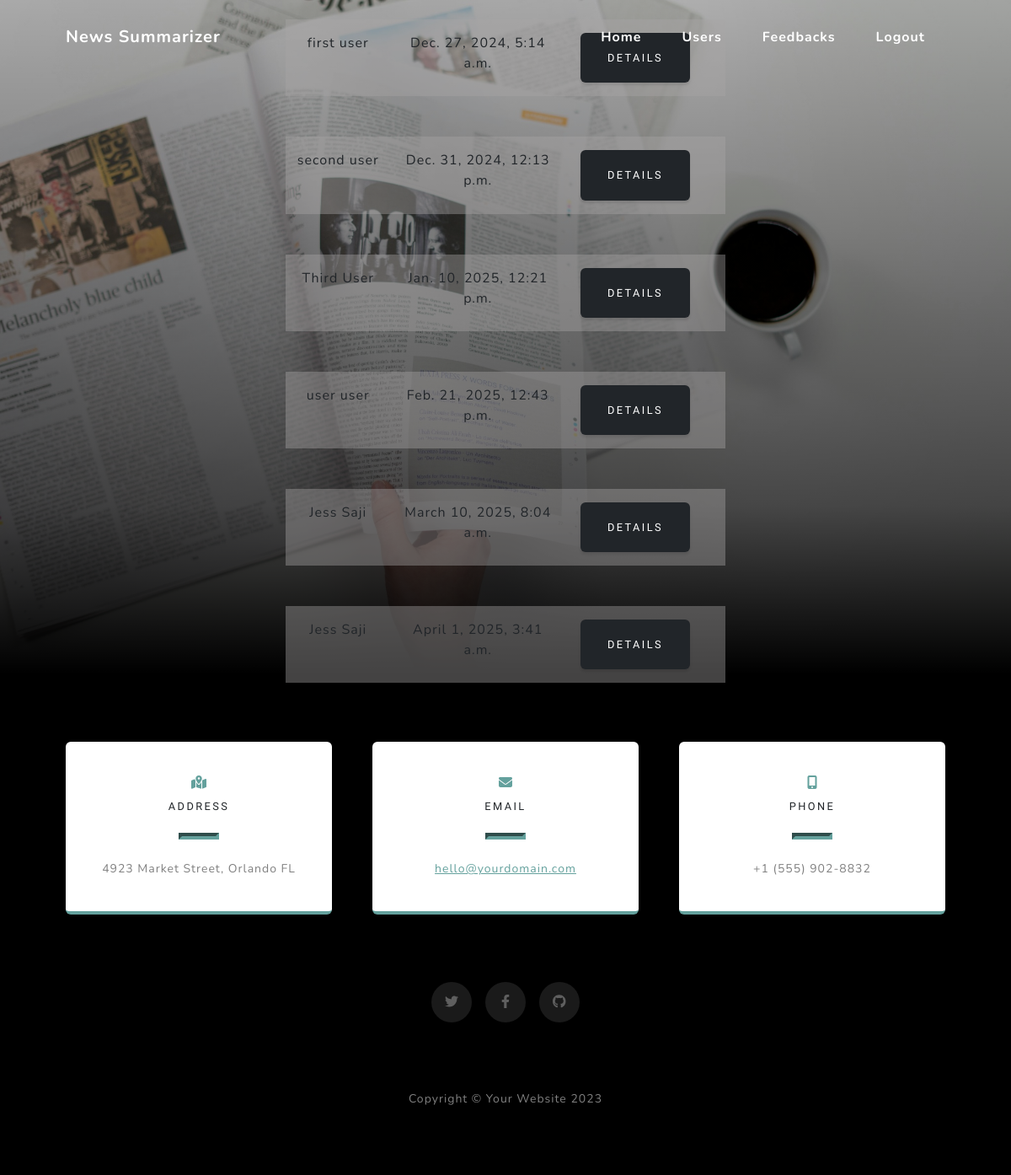
Screenshot of /admin_user with the database file from the repository.
### summary/models.py (models this page shows)
class User(models.Model):
    firstname = models.CharField(max_length=50)
    lastname = models.CharField(max_length = 50)
    email = models.EmailField()
    contact= models.IntegerField()
    age = models.IntegerField()
    qualification = models.CharField(max_length=10)
    purpose = models.CharField(max_length=100)
    address = models.CharField(max_length=100)
    loginid = models.ForeignKey(Login,on_delete=models.CASCADE,null=True)

class Login(AbstractUser):
    user_type = models.CharField(max_length = 50,null=True)
    joined_date = models.DateTimeField(auto_now_add=True,null=True)
    premium = models.BooleanField(default=False)
    premium_date = models.DateField(null = True)
    question = models.CharField(max_length= 100,null=True)
    answer = models.CharField(max_length= 100,null=True)

### summary/views.py (the view)
# urls.py: path('admin_user', views.admin_user),
def admin_user(request):
    data = User.objects.all()
    return render(request, "adminusers.html", {'data': data})

### templates/adminusers.html (shortened to what this page needs)
{% extends 'adminindex.html' %}
{% load static %}
{% block content %}
<link rel="stylesheet" href="https://cdnjs.cloudflare.com/ajax/libs/bootstrap-icons/1.5.0/font/bootstrap-icons.min.css">
<header class="masthead">
    <div class="container px-4 px-lg-5 d-flex h-100 align-items-center justify-content-center">
        <div class="justify-content-center w-50">
            {% for d in data %}
            <div class="container container-fluid mb-5 text-center">
                <div class="row" style="background-color: rgba(168, 165, 165, 0.409);">
                <div class="row mt-3 mb-3">
                    <div class="col col-3" >
                        {{ d.firstname }} {{ d.lastname }}
                    </div>
                    <div class="col col-5" >
                        {{ d.loginid.joined_date }}
                    </div>
                    <div class="col col-4">
                        <a href="/admin_user_details?uid={{ d.loginid.id }}" class="btn btn-dark">Details</a>
                    </div>
                </div>
                </div>
            </div>
            {% endfor %}
        </div>
    </div>
</header>
{% endblock %}

### templates/adminindex.html (shortened to what this page needs)
{% load static %}
<!DOCTYPE html>
<html lang="en">
    <head>
        <link href="{% static 'css/styles.css' %}" rel="stylesheet" />
    </head>
    <body id="page-top">
        <nav class="navbar navbar-expand-lg navbar-light fixed-top" id="mainNav">
            <div class="container px-4 px-lg-5">
                <a class="navbar-brand" href="#page-top">News Summarizer</a>
                <div class="collapse navbar-collapse" id="navbarResponsive">
                    <ul class="navbar-nav ms-auto">
                        <li class="nav-item"><a class="nav-link" href=" ">Home</a></li>
                        <li class="nav-item"><a class="nav-link" href="/admin_user">Users</a></li>
                        <li class="nav-item"><a class="nav-link" href="/admin_feedbacks">Feedbacks</a></li>
                        <li class="nav-item"><a class="nav-link" href="/login">Logout</a></li>
                    </ul>
                </div>
            </div>
        </nav>
        {% block content %}{% endblock %}
        <section class="contact-section bg-black">
            <div class="container px-4 px-lg-5">
                <div class="row gx-4 gx-lg-5">
                    <div class="col-md-4 mb-3 mb-md-0">
                        <div class="card py-4 h-100">
                            <div class="card-body text-center">
                                <i class="fas fa-map-marked-alt text-primary mb-2"></i>
                                <h4 class="text-uppercase m-0">Address</h4>
                                <hr class="my-4 mx-auto" />
                                <div class="small text-black-50">4923 Market Street, Orlando FL</div>
                            </div>
                        </div>
                    </div>
                    <div class="col-md-4 mb-3 mb-md-0">
                        <div class="card py-4 h-100">
                            <div class="card-body text-center">
                                <i class="fas fa-envelope text-primary mb-2"></i>
                                <h4 class="text-uppercase m-0">Email</h4>
                                <hr class="my-4 mx-auto" />
                                <div class="small text-black-50"><a href="#!">hello@yourdomain.com</a></div>
                            </div>
                        </div>
                    </div>
                    <div class="col-md-4 mb-3 mb-md-0">
                        <div class="card py-4 h-100">
                            <div class="card-body text-center">
                                <i class="fas fa-mobile-alt text-primary mb-2"></i>
                                <h4 class="text-uppercase m-0">Phone</h4>
                                <hr class="my-4 mx-auto" />
                                <div class="small text-black-50">+1 (555) 902-8832</div>
                            </div>
                        </div>
                    </div>
                </div>
                <div class="social d-flex justify-content-center">
                    <a class="mx-2" href="#!"><i class="fab fa-twitter"></i></a>
                    <a class="mx-2" href="#!"><i class="fab fa-facebook-f"></i></a>
                    <a class="mx-2" href="#!"><i class="fab fa-github"></i></a>
                </div>
            </div>
        </section>
        <footer class="footer bg-black small text-center text-white-50"><div class="container px-4 px-lg-5">Copyright &copy; Your Website 2023</div></footer>
    </body>
</html>

### rows the page displays
User: firstname "first", lastname "user", loginid.joined_date "Dec. 27, 2024, 5:14 a.m."
User: firstname "second", lastname "user", loginid.joined_date "Dec. 31, 2024, 12:13 p.m."
User: firstname "Third", lastname "User", loginid.joined_date "Jan. 10, 2025, 12:21 p.m."
User: firstname "user", lastname "user", loginid.joined_date "Feb. 21, 2025, 12:43 p.m."
User: firstname "Jess", lastname "Saji", loginid.joined_date "March 10, 2025, 8:04 a.m."
User: firstname "Jess", lastname "Saji", loginid.joined_date "April 1, 2025, 3:41 a.m."
